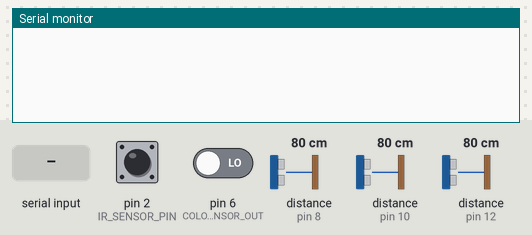
A sketch run on a simulated Arduino Uno, built with avr-gcc and run on an emulated ATmega328P. Parts: the last lines printed to the serial monitor. The test bench sets the inputs (shaded band); at power-on: pin 2 (IR_SENSOR_PIN) LOW, pin 6 (COLOR_SENSOR_OUT) LOW, distance to the obstacle (sensors on pin 8, pin 10, pin 12) 80 cm. The echo pulse lasts 58.3 µs per cm.

Above: at 1.2 s.
1.3 s: "START\n" received over Serial
At 2.2 s:
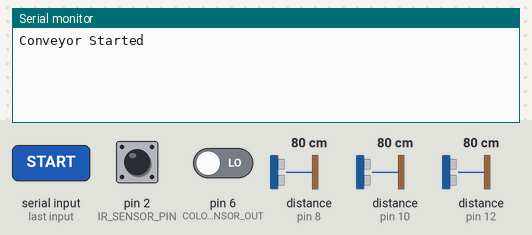
2.8 s: "STOP\n" received over Serial
At 3.3 s:
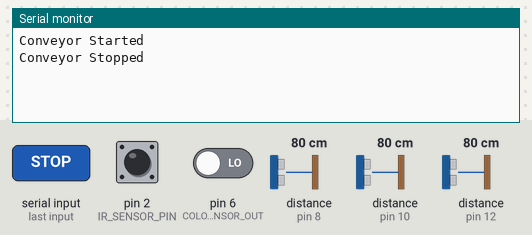
4.3 s: "SET_DIMENSIONS\n" received over Serial
At 4.8 s:
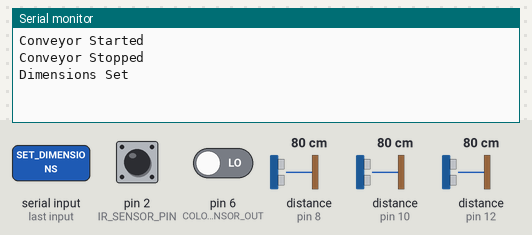
5.8 s: pin 2 (IR_SENSOR_PIN) pulsed HIGH 2 times (0.12 s each, 0.3 s apart)
At 10.2 s:
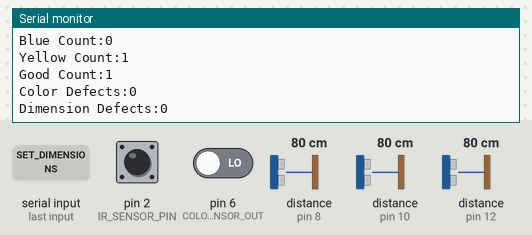

Measured:
- after the input at 1.3 s, the serial monitor: prints a new line at once (image 1)
- after the input at 2.8 s, the serial monitor: prints a new line at once (image 2)
- after the input at 4.3 s, the serial monitor: prints a new line at once (image 3)
- after the input at 5.8 s, the serial monitor: prints a new line after 3.5 s (image 4)

The sketch:

IOTProjectCode.ino
```cpp
#include <Servo.h>


// Define pins for sensors and relay/motor control
const int IR_SENSOR_PIN = 2;
const int RELAY_PIN = 8; // For controlling conveyor motor relay
const int COLOR_SENSOR_S2 = 4;
const int COLOR_SENSOR_S3 = 5;
const int COLOR_SENSOR_OUT = 6;
const int TRIG_PIN_LENGTH = 7;  // Ultrasonic for length
const int ECHO_PIN_LENGTH = 8;
const int TRIG_PIN_WIDTH = 9;   // Ultrasonic for width
const int ECHO_PIN_WIDTH = 10;
const int TRIG_PIN_HEIGHT = 11; // Ultrasonic for height
const int ECHO_PIN_HEIGHT = 12;

// Product counters
int redCount = 0;
int yellowCount = 0;
int blueCount = 0;
int goodProductCount = 0;
int colorDefectiveCount = 0;
int dimensionsDefectiveCount = 0;


void setup() {
    Serial.begin(9600);
    pinMode(IR_SENSOR_PIN, INPUT);
    pinMode(RELAY_PIN, OUTPUT);
    digitalWrite(RELAY_PIN, LOW);
    pinMode(COLOR_SENSOR_S2, OUTPUT);
    pinMode(COLOR_SENSOR_S3, OUTPUT);
    pinMode(COLOR_SENSOR_OUT, INPUT);
    pinMode(TRIG_PIN_LENGTH, OUTPUT);
    pinMode(ECHO_PIN_LENGTH, INPUT);
    pinMode(TRIG_PIN_WIDTH, OUTPUT);
    pinMode(ECHO_PIN_WIDTH, INPUT);
    pinMode(TRIG_PIN_HEIGHT, OUTPUT);
    pinMode(ECHO_PIN_HEIGHT, INPUT);

}

// Utility to read ultrasonic distance
long readUltrasonicDistance(int trigPin, int echoPin) {
    digitalWrite(trigPin, LOW);
    delayMicroseconds(2);
    digitalWrite(trigPin, HIGH);
    delayMicroseconds(10);
    digitalWrite(trigPin, LOW);
    long duration = pulseIn(echoPin, HIGH);
    return duration * 0.034 / 2; // Convert to centimeters
}

// Utility to read color
String readColor() {
    // Simplified color detection logic
    digitalWrite(COLOR_SENSOR_S2, LOW);
    digitalWrite(COLOR_SENSOR_S3, LOW);
    int red = pulseIn(COLOR_SENSOR_OUT, LOW);

    digitalWrite(COLOR_SENSOR_S2, HIGH);
    digitalWrite(COLOR_SENSOR_S3, HIGH);
    int blue = pulseIn(COLOR_SENSOR_OUT, LOW);

    digitalWrite(COLOR_SENSOR_S2, LOW);
    digitalWrite(COLOR_SENSOR_S3, HIGH);
    int green = pulseIn(COLOR_SENSOR_OUT, LOW);

    if (red < blue && red < green) return "Red";
    else if (blue < red && blue < green) return "Blue";
    else return "Yellow";
}


void loop() {
   // Check for IR sensor trigger to stop conveyor and scan product
    if (digitalRead(IR_SENSOR_PIN) == HIGH) {
        digitalWrite(RELAY_PIN, LOW); // Stop conveyor
        delay(500);

    // Measure product dimensions
        long length = readUltrasonicDistance(TRIG_PIN_LENGTH, ECHO_PIN_LENGTH);
        long width = readUltrasonicDistance(TRIG_PIN_WIDTH, ECHO_PIN_WIDTH);
        long height = readUltrasonicDistance(TRIG_PIN_HEIGHT, ECHO_PIN_HEIGHT);


        // Read color
        String color = readColor();

        // Validate and classify product
        if (color == "Red" || color == "Blue" || color == "Yellow") {
            if (color == "Red") redCount++;
            else if (color == "Blue") blueCount++;
            else yellowCount++;
            goodProductCount++;
            Serial.println("Good Product Detected: " + color);
        } else {
            colorDefectiveCount++;
            Serial.println("Color Defective Product");
        }

        if (length < 10 || width < 10 || height < 10) {
            dimensionsDefectiveCount++;
            Serial.println("Dimension Defective Product");
        }


        // Send data to Visual Studio GUI
        Serial.println("Red Count:" + String(redCount));
        Serial.println("Blue Count:" + String(blueCount));
        Serial.println("Yellow Count:" + String(yellowCount));
        Serial.println("Good Count:" + String(goodProductCount));
        Serial.println("Color Defects:" + String(colorDefectiveCount));
        Serial.println("Dimension Defects:" + String(dimensionsDefectiveCount));

        delay(1000);
        digitalWrite(RELAY_PIN, HIGH); // Resume conveyor
    }
        //conveyor start stop display output

    if (Serial.available() > 0) {
        String command = Serial.readStringUntil('\n');
        if (command == "START") {
            digitalWrite(RELAY_PIN, HIGH); // Start conveyor
            Serial.println("Conveyor Started");
        } else if (command == "STOP") {
            digitalWrite(RELAY_PIN, LOW); // Stop conveyor
            Serial.println("Conveyor Stopped");
        }  else if (command.startsWith("SET_DIMENSIONS")) {
            // Parse dimensions if needed
            Serial.println("Dimensions Set");
        }
    }
}
```
